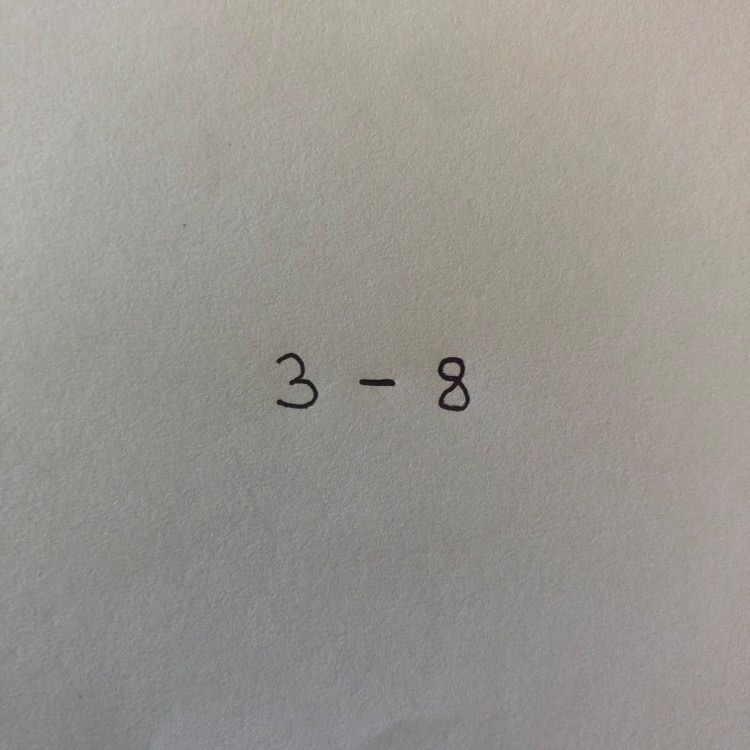
#> input picture imagenes_de_prueba/nivel_1.jpg, 750 x 750 px; its folder holds only this picture in this run
$ python -i image_tool_box.py   (imports and definitions only)
#> lines starting #> are read from the running program, lines starting #| are printed output that depends on the picture; after the words box and inside, x2 and y2 are one past the last pixel; in counts of white or black regions, pixels touching at a corner belong together
#> further down, picture is the input picture: shape (750, 750, 3); mean B, G, R 144.3, 149.8, 152.6
import cv2
import matplotlib.pyplot as pl
import os
import numpy


class ImageToolBox:
    @staticmethod
    def obtener_imagen_en_blanco_y_negro(imagen):
        # convertimos a escala de grises
        imagen_gris = cv2.cvtColor(imagen, cv2.COLOR_BGR2GRAY)

        # filtro gausseano para mejorar la deteccion del contorno
        imagen_gris = cv2.GaussianBlur(imagen_gris, (5, 5), 0)

        # convertir a blanco y negro
        ret, imagen_bn = cv2.threshold(imagen_gris, 90, 255, cv2.THRESH_BINARY_INV)
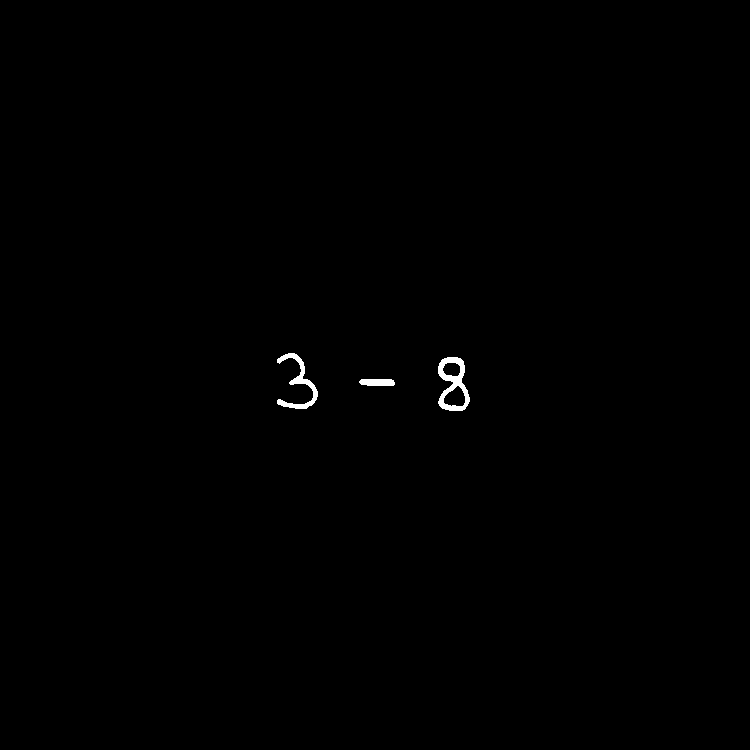
#> imagen_bn: shape (750, 750); 0.29% white; 3 white regions, box (x1, y1, x2, y2) and area: (438, 357, 470, 411) 779, (277, 353, 318, 409) 609, (359, 379, 395, 386) 232
        return  imagen_bn

    # [36 lines left out: functions obtener_simbolo, marcar_resultado, obtener_grupos, not called in this run]

    @staticmethod
    def dibujar_ventana_a_cada_candidato(imagen, cord):
        cv2.rectangle(imagen, (cord[0], cord[1]), (cord[0] + cord[2], cord[1] + cord[3]), (255, 0, 0), 2)

    # [16 lines left out: functions obtener_espacio_adicional_de_una_img, mostrar_digito, not called in this run]

    @staticmethod
    def colocar_operador_en_img(simbolo, cord, imagen):
        cv2.putText(imagen, simbolo, (cord[0], cord[1] - 5), cv2.FONT_HERSHEY_SIMPLEX, 2, (247, 255, 0))

    @staticmethod
    def colocar_num_en_img(simbolo, cord, imagen):
        cv2.putText(imagen, simbolo, (cord[0], cord[1] - 5), cv2.FONT_HERSHEY_SIMPLEX, 2, (0, 255, 0))


    # [31 lines left out: functions mostrar_informacion_de_prediccion, agregar_signo_al_data, not called in this run]

>>> import cv2
>>> picture = cv2.imread('imagenes_de_prueba/nivel_1.jpg')
>>> result = ImageToolBox().obtener_imagen_en_blanco_y_negro(picture)

$ run again, on imagenes_de_prueba/nivel_3.jpg
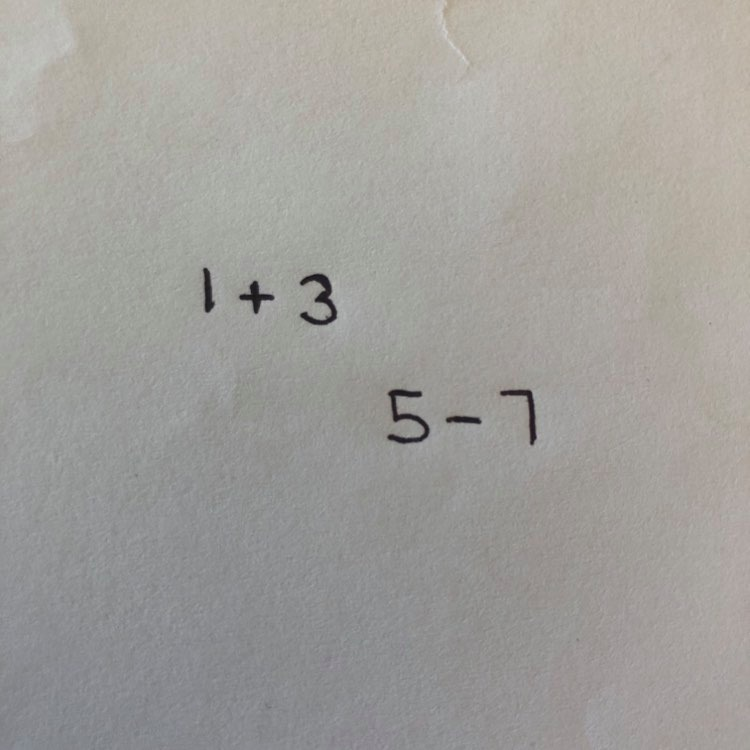
#> input picture imagenes_de_prueba/nivel_3.jpg, 750 x 750 px
#> picture is the input picture: shape (750, 750, 3); mean B, G, R 155, 158.7, 160.5
#> in obtener_imagen_en_blanco_y_negro, `ret, imagen_bn = cv2.threshold(imagen_gris, 90, 255, cv2.THRESH_BINARY..`:
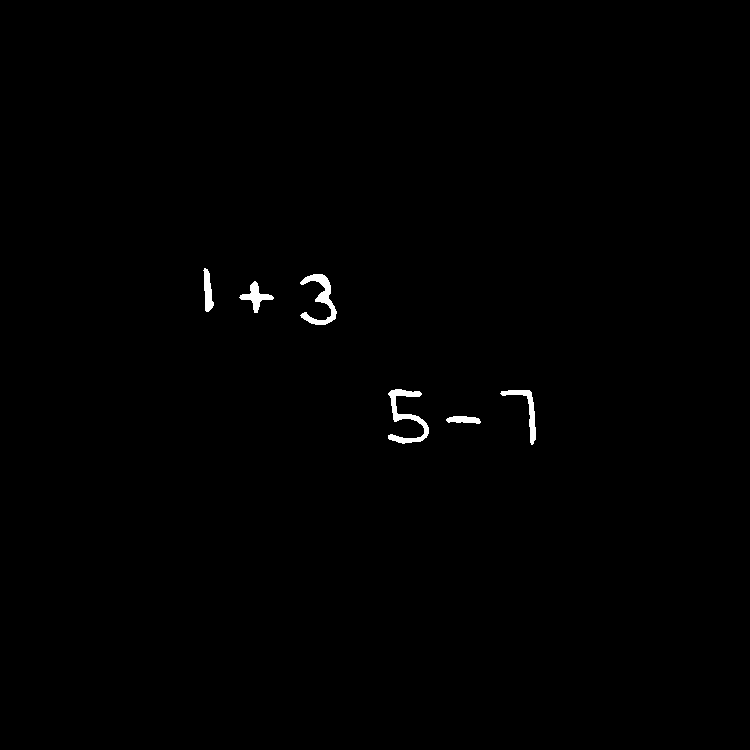
#> imagen_bn: shape (750, 750); 0.48% white; 6 white regions, box (x1, y1, x2, y2) and area: (388, 389, 429, 444) 736, (300, 274, 337, 325) 675, (500, 390, 536, 445) 426, (239, 281, 274, 313) 377, (203, 268, 214, 312) 290, (446, 416, 481, 424) 204

$ run again, on imagenes_de_prueba/nivel_4.jpg
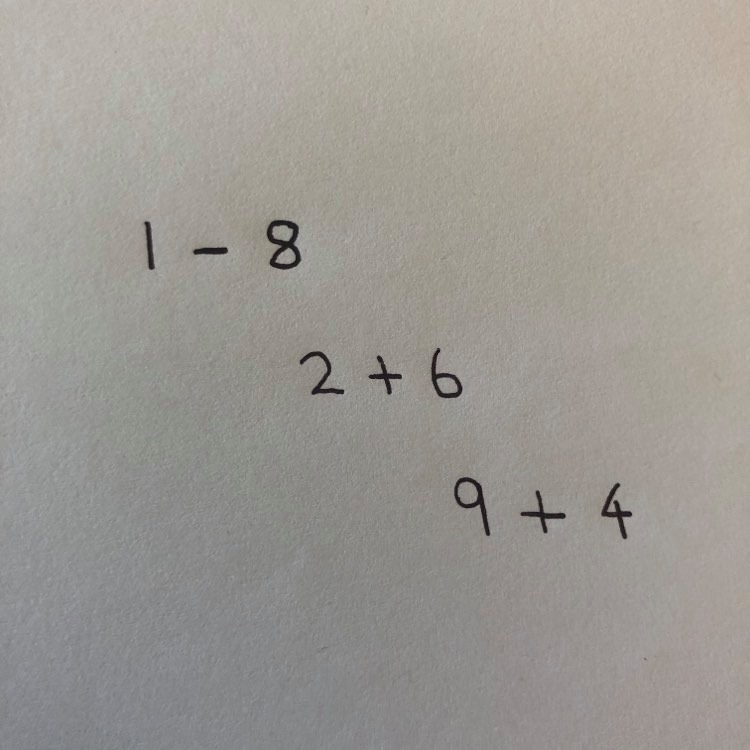
#> input picture imagenes_de_prueba/nivel_4.jpg, 750 x 750 px
#> picture is the input picture: shape (750, 750, 3); mean B, G, R 147.7, 153.2, 156.7
#> in obtener_imagen_en_blanco_y_negro, `ret, imagen_bn = cv2.threshold(imagen_gris, 90, 255, cv2.THRESH_BINARY..`:
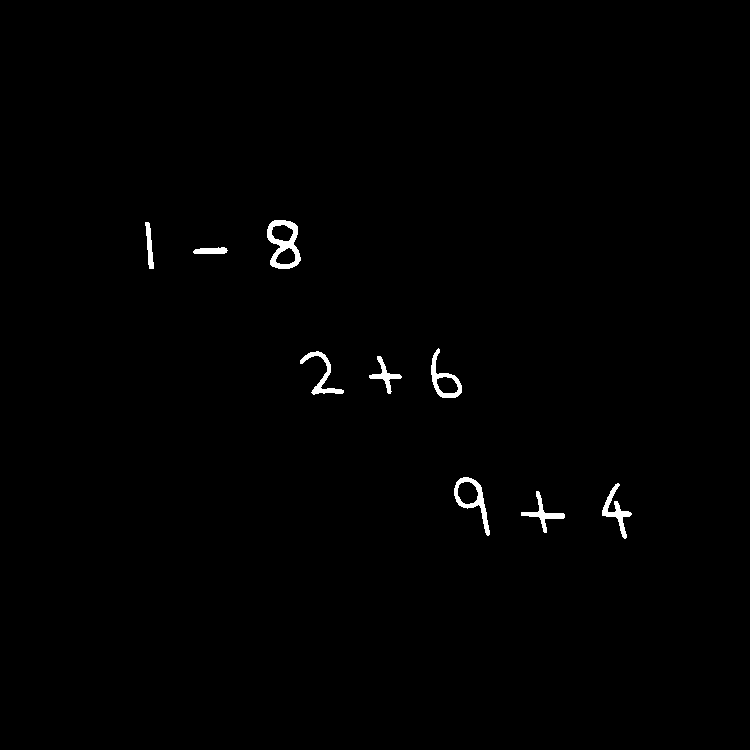
#> imagen_bn: shape (750, 750); 0.68% white; 9 white regions, largest, box (x1, y1, x2, y2) and area: (267, 220, 301, 269) 774, (454, 477, 490, 536) 547, (431, 348, 462, 398) 462
